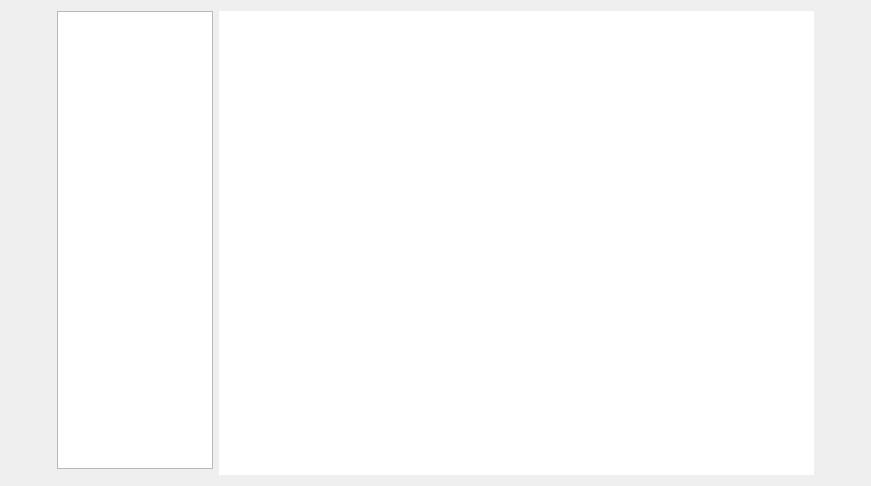
<?xml version="1.0" encoding="UTF-8"?>
<ui version="4.0">
 <class>FormFacnoimageDialog</class>
 <widget class="QDialog" name="FormFacnoimageDialog">
  <property name="geometry">
   <rect>
    <x>0</x>
    <y>0</y>
    <width>871</width>
    <height>486</height>
   </rect>
  </property>
  <property name="windowTitle">
   <string>Dialog</string>
  </property>
  <property name="sizeGripEnabled">
   <bool>false</bool>
  </property>
  <layout class="QGridLayout" name="gridLayout" columnstretch="0,0,0,0">
   <item row="0" column="2" rowspan="2">
    <widget class="QWidget" name="widget" native="true">
     <property name="sizePolicy">
      <sizepolicy hsizetype="Expanding" vsizetype="Expanding">
       <horstretch>0</horstretch>
       <verstretch>0</verstretch>
      </sizepolicy>
     </property>
     <property name="minimumSize">
      <size>
       <width>595</width>
       <height>0</height>
      </size>
     </property>
     <property name="maximumSize">
      <size>
       <width>595</width>
       <height>16777215</height>
      </size>
     </property>
     <property name="styleSheet">
      <string notr="true">QWidget
{
	background-color: white;
}</string>
     </property>
     <layout class="QVBoxLayout" name="verticalLayout_2">
      <property name="leftMargin">
       <number>0</number>
      </property>
      <property name="topMargin">
       <number>0</number>
      </property>
      <property name="rightMargin">
       <number>0</number>
      </property>
      <property name="bottomMargin">
       <number>0</number>
      </property>
     </layout>
    </widget>
   </item>
   <item row="0" column="3" rowspan="2">
    <layout class="QVBoxLayout" name="verticalLayout">
     <property name="topMargin">
      <number>0</number>
     </property>
     <property name="rightMargin">
      <number>0</number>
     </property>
     <item>
      <widget class="QPushButton" name="pushButton_3">
       <property name="text">
        <string/>
       </property>
       <property name="icon">
        <iconset>
         <normaloff>../build-Secretary_Helper-Desktop_Qt_5_9_9_MinGW_32bit-Debug/debug/Image/New_image.png</normaloff>../build-Secretary_Helper-Desktop_Qt_5_9_9_MinGW_32bit-Debug/debug/Image/New_image.png</iconset>
       </property>
       <property name="iconSize">
        <size>
         <width>30</width>
         <height>30</height>
        </size>
       </property>
       <property name="flat">
        <bool>true</bool>
       </property>
      </widget>
     </item>
     <item>
      <widget class="QPushButton" name="pushButton_2">
       <property name="text">
        <string/>
       </property>
       <property name="icon">
        <iconset>
         <normaloff>../build-Secretary_Helper-Desktop_Qt_5_9_9_MinGW_32bit-Debug/debug/Image/New.png</normaloff>../build-Secretary_Helper-Desktop_Qt_5_9_9_MinGW_32bit-Debug/debug/Image/New.png</iconset>
       </property>
       <property name="iconSize">
        <size>
         <width>30</width>
         <height>30</height>
        </size>
       </property>
       <property name="flat">
        <bool>true</bool>
       </property>
      </widget>
     </item>
     <item>
      <widget class="QPushButton" name="pushButton_5">
       <property name="text">
        <string/>
       </property>
       <property name="icon">
        <iconset>
         <normaloff>../build-Secretary_Helper-Desktop_Qt_5_9_9_MinGW_32bit-Debug/debug/Image/Ok.png</normaloff>../build-Secretary_Helper-Desktop_Qt_5_9_9_MinGW_32bit-Debug/debug/Image/Ok.png</iconset>
       </property>
       <property name="iconSize">
        <size>
         <width>30</width>
         <height>30</height>
        </size>
       </property>
       <property name="flat">
        <bool>true</bool>
       </property>
      </widget>
     </item>
     <item>
      <widget class="QPushButton" name="pushButton">
       <property name="text">
        <string/>
       </property>
       <property name="icon">
        <iconset>
         <normaloff>../build-Secretary_Helper-Desktop_Qt_5_9_9_MinGW_32bit-Debug/debug/Image/Cancel.png</normaloff>../build-Secretary_Helper-Desktop_Qt_5_9_9_MinGW_32bit-Debug/debug/Image/Cancel.png</iconset>
       </property>
       <property name="iconSize">
        <size>
         <width>30</width>
         <height>30</height>
        </size>
       </property>
       <property name="flat">
        <bool>true</bool>
       </property>
      </widget>
     </item>
    </layout>
   </item>
   <item row="0" column="0" rowspan="2">
    <layout class="QVBoxLayout" name="verticalLayout_4">
     <item>
      <widget class="QPushButton" name="Up">
       <property name="enabled">
        <bool>false</bool>
       </property>
       <property name="text">
        <string/>
       </property>
       <property name="icon">
        <iconset>
         <normaloff>../build-Secretary_Helper-Desktop_Qt_5_9_9_MinGW_32bit-Debug/debug/Image/Up.png</normaloff>../build-Secretary_Helper-Desktop_Qt_5_9_9_MinGW_32bit-Debug/debug/Image/Up.png</iconset>
       </property>
       <property name="iconSize">
        <size>
         <width>30</width>
         <height>30</height>
        </size>
       </property>
       <property name="autoDefault">
        <bool>true</bool>
       </property>
       <property name="flat">
        <bool>true</bool>
       </property>
      </widget>
     </item>
     <item>
      <widget class="QPushButton" name="Remove">
       <property name="enabled">
        <bool>false</bool>
       </property>
       <property name="text">
        <string/>
       </property>
       <property name="icon">
        <iconset>
         <normaloff>../build-Secretary_Helper-Desktop_Qt_5_9_9_MinGW_32bit-Debug/debug/Image/Delete.png</normaloff>../build-Secretary_Helper-Desktop_Qt_5_9_9_MinGW_32bit-Debug/debug/Image/Delete.png</iconset>
       </property>
       <property name="iconSize">
        <size>
         <width>30</width>
         <height>30</height>
        </size>
       </property>
       <property name="flat">
        <bool>true</bool>
       </property>
      </widget>
     </item>
     <item>
      <widget class="QPushButton" name="Down">
       <property name="enabled">
        <bool>false</bool>
       </property>
       <property name="text">
        <string/>
       </property>
       <property name="icon">
        <iconset>
         <normaloff>../build-Secretary_Helper-Desktop_Qt_5_9_9_MinGW_32bit-Debug/debug/Image/Down.png</normaloff>../build-Secretary_Helper-Desktop_Qt_5_9_9_MinGW_32bit-Debug/debug/Image/Down.png</iconset>
       </property>
       <property name="iconSize">
        <size>
         <width>30</width>
         <height>30</height>
        </size>
       </property>
       <property name="flat">
        <bool>true</bool>
       </property>
      </widget>
     </item>
    </layout>
   </item>
   <item row="0" column="1">
    <widget class="QListWidget" name="listWidget"/>
   </item>
  </layout>
 </widget>
 <resources/>
 <connections/>
</ui>
